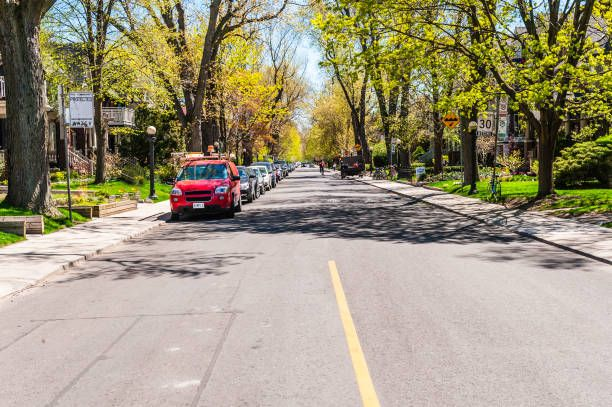
#> input picture Test_data/street.jpg, 612 x 407 px
$ python -i basic_knn.py   (imports and definitions only)
#> lines starting #> are read from the running program, lines starting #| are printed output that depends on the picture
#> further down, picture is the input picture: shape (407, 612, 3); mean B, G, R 124.5, 148.8, 157.3
import os
import joblib  # For saving and loading models
import cv2 as cv
import numpy as np
import matplotlib.pyplot as plt
from skimage.feature import local_binary_pattern
from sklearn.metrics import classification_report, accuracy_score
import matplotlib.pyplot as plt
from sklearn.model_selection import train_test_split
from sklearn.neighbors import KNeighborsClassifier
from sklearn.metrics import classification_report, accuracy_score


def preprocess_image(image):
    resized_image = cv.resize(image, (150, 150))
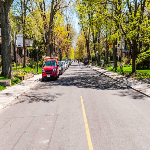
#> resized_image: shape (150, 150, 3); mean B, G, R 124.3, 148.6, 157.1
    gray_image = cv.cvtColor(resized_image, cv.COLOR_BGR2GRAY)
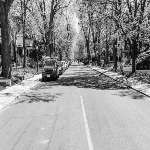
#> gray_image: shape (150, 150); min 2, max 250, mean 148.4
    equalized_image = cv.equalizeHist(gray_image)
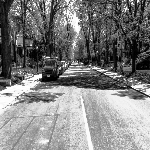
#> equalized_image: shape (150, 150); min 0, max 255, mean 128.6
    blurred_image = cv.GaussianBlur(equalized_image, (5, 5), 0)
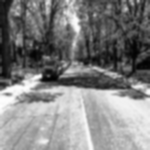
#> blurred_image: shape (150, 150); min 2, max 254, mean 128.5
    return blurred_image


# [20 lines left out: functions extract_histogram, extract_sobel_edges, extract_lbp, not called in this run]


def extract_entropy(image):
    entropy = -np.sum(image * np.log2(image + 1e-10))
    return np.array([entropy])


# [4 lines left out: function extract_hog, not called in this run]


def extract_corners(image):
    corners = cv.cornerHarris(image, 2, 3, 0.04)
    return corners.flatten()


# [30 lines left out: function extract_features_set3, not called in this run]


def load_and_preprocess_images(folder, feature_set_extractor):
    features = []
    labels = []
    max_length = 0  # Initialize maximum length to zero
    for category in os.listdir(folder):
        category_path = os.path.join(folder, category)
        if os.path.isdir(category_path):
            for filename in os.listdir(category_path):
                img_path = os.path.join(category_path, filename)
                image = cv.imread(img_path)
                if image is not None:
                    feature_vector = feature_set_extractor(image, category)
                    features.append(feature_vector)
                    labels.append(category)
                    max_length = max(max_length, len(feature_vector))  # Update maximum length

    # Pad feature vectors to the length of the longest vector
    for i in range(len(features)):
        features[i] = np.pad(features[i], (0, max_length - len(features[i])), mode='constant')
    return np.array(features), np.array(labels)

folder_path = 'dataset/dataset_full'
# [1 line that did not run here, left out]


# [41 lines left out: function train_and_save_model, not called in this run]


# Train and save the model
model_path = 'knn_model_set3(02:45).pkl'
# [2 lines not run here, left out]


# [9 lines left out: function load_and_predict, not called in this run]


# Predict on multiple unseen images
unseen_image_paths = ['unseen_data/Building_2.jpg', 'unseen_data/forest4.jpg', 'unseen_data/forest5.jpg',
                      'unseen_data/forest6.jpg', 'unseen_data/forest7.jpg', 'unseen_data/glacier_4.jpg',
                      'unseen_data/glacier_5.jpg', 'unseen_data/glacier_6.jpg', 'unseen_data/glacier_3.jpg',
                      'unseen_data/mountains_5.jpg', 'unseen_data/mountains_4.jpg', 'unseen_data/mountains_3.jpg',
                      'unseen_data/Mountain3.jpg', 'unseen_data/sea5.jpg', 'unseen_data/sea4.jpg', 'unseen_data/sea3.jpg',
                      'unseen_data/street.jpg', 'unseen_data/street_2.jpg']

# [3 lines not run here, left out]

>>> import cv2
>>> picture = cv2.imread('../Test_data/street.jpg')
>>> result = preprocess_image(picture)

$ run again, on Test_data/Glacier.jpg
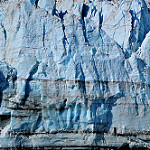
#> input picture Test_data/Glacier.jpg, 150 x 150 px
#> picture is the input picture: shape (150, 150, 3); mean B, G, R 162.3, 141.2, 113.4
#> in preprocess_image, `equalized_image = cv.equalizeHist(gray_image)`:
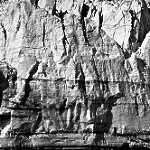
#> equalized_image: shape (150, 150); min 0, max 255, mean 128
#> in preprocess_image, `blurred_image = cv.GaussianBlur(equalized_image, (5, 5), 0)`:
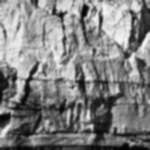
#> blurred_image: shape (150, 150); min 1, max 245, mean 128.1

$ run again, on Test_data/Glacier_2.jpg
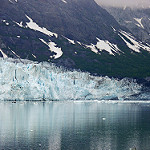
#> input picture Test_data/Glacier_2.jpg, 150 x 150 px
#> picture is the input picture: shape (150, 150, 3); mean B, G, R 133.9, 121.2, 105.6
#> in preprocess_image, `gray_image = cv.cvtColor(resized_image, cv.COLOR_BGR2GRAY)`:
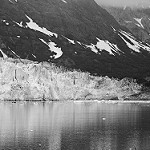
#> gray_image: shape (150, 150); min 2, max 255, mean 118
#> in preprocess_image, `blurred_image = cv.GaussianBlur(equalized_image, (5, 5), 0)`:
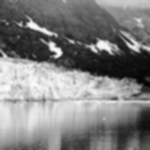
#> blurred_image: shape (150, 150); min 2, max 250, mean 128.2

$ run again, on Test_data/Mountains (2).jpg
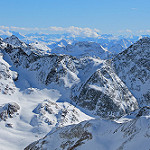
#> input picture Test_data/Mountains (2).jpg, 150 x 150 px
#> picture is the input picture: shape (150, 150, 3); mean B, G, R 175.7, 143.9, 115.7
#> in preprocess_image, `gray_image = cv.cvtColor(resized_image, cv.COLOR_BGR2GRAY)`:
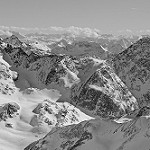
#> gray_image: shape (150, 150); min 1, max 254, mean 139.1
#> in preprocess_image, `blurred_image = cv.GaussianBlur(equalized_image, (5, 5), 0)`:
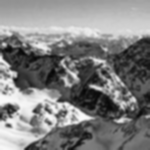
#> blurred_image: shape (150, 150); min 6, max 251, mean 128.5
